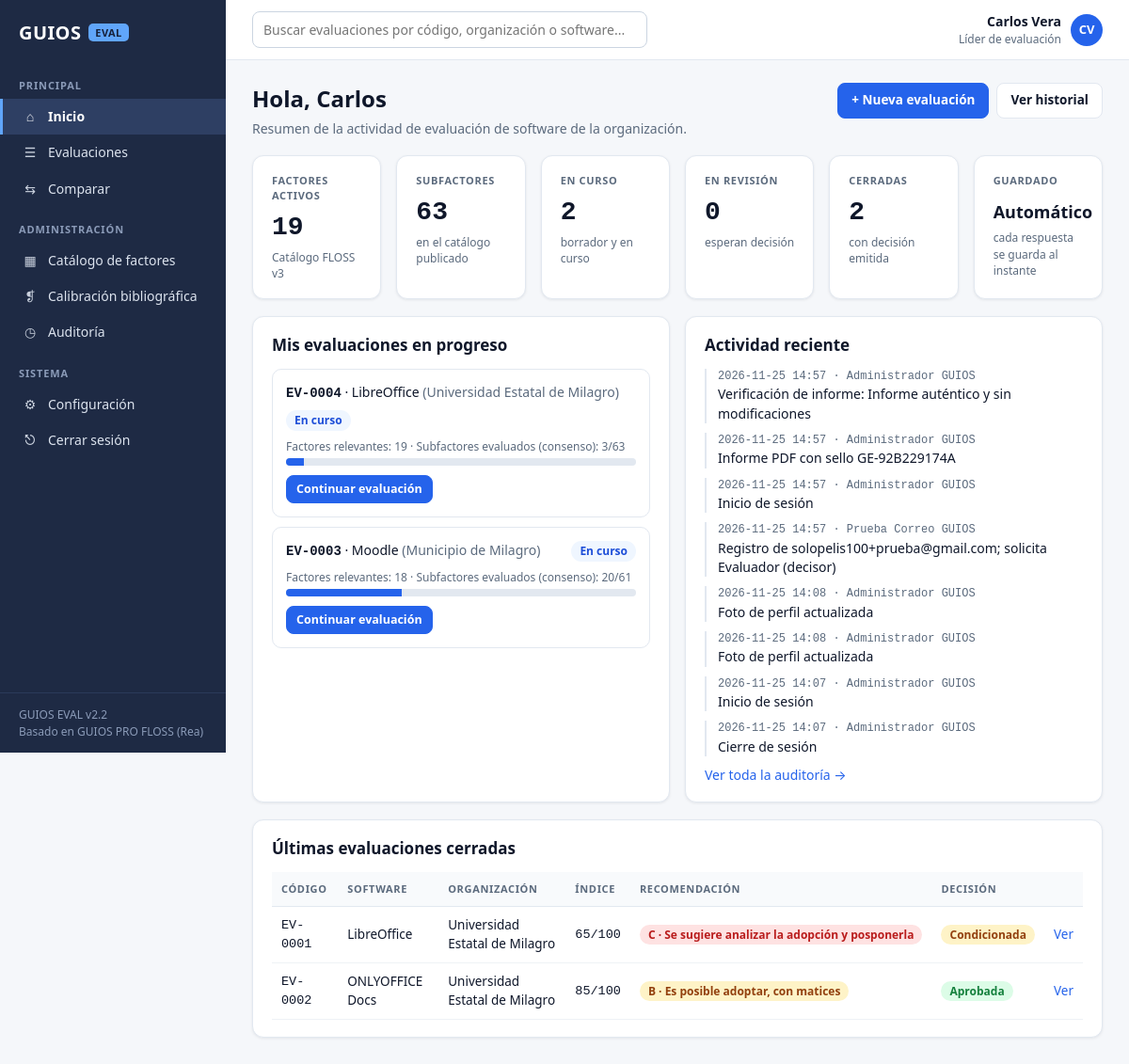
The page /panel (signed in) on the database its author committed.
### tables this page shows
CREATE TABLE usuarios (
  id INTEGER PRIMARY KEY AUTOINCREMENT,
  nombre TEXT NOT NULL,
  correo TEXT NOT NULL UNIQUE,
  clave TEXT NOT NULL,
  rol TEXT NOT NULL,
  activo INTEGER NOT NULL DEFAULT 1,
  creado TEXT NOT NULL
, foto TEXT, estado TEXT NOT NULL DEFAULT 'activo', rol_solicitado TEXT, cambiar_clave INTEGER NOT NULL DEFAULT 0, motivo_rechazo TEXT);

CREATE TABLE catalogos (
  id INTEGER PRIMARY KEY AUTOINCREMENT,
  nombre TEXT NOT NULL,
  version INTEGER NOT NULL,
  estado TEXT NOT NULL DEFAULT 'borrador',
  nota TEXT,
  creado TEXT NOT NULL,
  publicado TEXT
);

CREATE TABLE evaluaciones (
  id INTEGER PRIMARY KEY AUTOINCREMENT,
  codigo TEXT NOT NULL UNIQUE,
  org_nombre TEXT NOT NULL,
  org_ruc TEXT, org_sector TEXT, org_correo TEXT,
  sw_nombre TEXT NOT NULL,
  sw_version TEXT, sw_tipo TEXT, sw_licencia TEXT, sw_proveedor TEXT, sw_descripcion TEXT,
  catalogo_id INTEGER NOT NULL REFERENCES catalogos(id),
  snapshot TEXT NOT NULL,
  estado TEXT NOT NULL DEFAULT 'borrador',
  lider_id INTEGER NOT NULL REFERENCES usuarios(id),
  revision_de INTEGER REFERENCES evaluaciones(id),
  decision TEXT NOT NULL DEFAULT 'no_emitida',
  decision_comentario TEXT,
  decision_por INTEGER REFERENCES usuarios(id),
  decision_fecha TEXT,
  resultado TEXT,
  creado TEXT NOT NULL,
  cerrado TEXT
, resumen_ia TEXT);

CREATE TABLE auditoria (
  id INTEGER PRIMARY KEY AUTOINCREMENT,
  fecha TEXT NOT NULL,
  usuario_id INTEGER REFERENCES usuarios(id),
  evaluacion_id INTEGER,
  accion TEXT NOT NULL,
  detalle TEXT
, hash_prev TEXT, hash TEXT);

### guios/app.py (the view)
@app.route("/panel")
@login_requerido()
def panel():
    con = get_db()
    cat = con.execute("SELECT * FROM catalogos WHERE estado='publicado' ORDER BY version DESC").fetchone()
    nf = con.execute("SELECT COUNT(*) FROM factores WHERE catalogo_id=? AND activo=1", (cat["id"],)).fetchone()[0] if cat else 0
    ns = con.execute("SELECT COUNT(*) FROM subfactores s JOIN factores f ON f.id=s.factor_id "
                     "WHERE f.catalogo_id=? AND s.activo=1 AND f.activo=1", (cat["id"],)).fetchone()[0] if cat else 0
    stats = {e: con.execute("SELECT COUNT(*) FROM evaluaciones WHERE estado=?", (e,)).fetchone()[0]
             for e in ESTADOS_EVAL}
    mias = con.execute("SELECT e.* FROM evaluaciones e JOIN participantes p ON p.evaluacion_id=e.id "
                       "WHERE p.usuario_id=? AND e.estado IN ('borrador','en_curso') ORDER BY e.id DESC",
                       (g.user["id"],)).fetchall()
    progreso = []
    for ev in mias[:3]:
        r = evaluar(ev)
        total = sum(f["total_sub"] for f in r["factores"] if f["relevante"])
        hechos = sum(f["evaluados"] for f in r["factores"] if f["relevante"])
        progreso.append({"ev": ev, "relevantes": r["relevantes"], "total": total, "hechos": hechos,
                         "sin_id": r["sin_id"]})
    recientes = con.execute("SELECT a.*, u.nombre FROM auditoria a LEFT JOIN usuarios u ON u.id=a.usuario_id "
                            "ORDER BY a.id DESC LIMIT 8").fetchall()
    cerradas = con.execute("SELECT * FROM evaluaciones WHERE estado='cerrada' ORDER BY cerrado DESC LIMIT 5").fetchall()
    return render_template("panel.html", cat=cat, nf=nf, ns=ns, stats=stats, progreso=progreso,
                           recientes=recientes, cerradas=[(c, json.loads(c["resultado"] or "{}")) for c in cerradas])

### guios/app.py (called while the page is built)
def get_db():
    if "con" not in g:
        g.con = db.conectar()
    return g.con

@app.teardown_appcontext
def cerrar_db(exc):
    con = g.pop("con", None)
    if con is not None:
        con.close()

@app.before_request
def cargar_usuario():
    g.user = None
    uid = session.get("uid")
    if uid:
        g.user = get_db().execute("SELECT * FROM usuarios WHERE id=? AND activo=1", (uid,)).fetchone()
        session.permanent = True

@app.before_request
def proteger_cuenta():
    if not g.user or request.endpoint in LIBRES:
        return None
    if g.user["estado"] == "pendiente_aprobacion" and request.endpoint not in ("pendiente", "perfil_foto"):
        return redirect(url_for("pendiente"))
    if g.user["estado"] == "activo" and g.user["cambiar_clave"] and request.endpoint != "cambiar_clave":
        return redirect(url_for("cambiar_clave"))
    return None

def login_requerido(*roles):
    def deco(fn):
        @wraps(fn)
        def wrapper(*a, **kw):
            if g.user is None:
                return redirect(url_for("login", next=request.path))
            if roles and g.user["rol"] not in roles and g.user["rol"] != "admin":
                flash("Tu rol no tiene permiso para esta acción.", "error")
                return redirect(url_for("panel"))
            return fn(*a, **kw)
        return wrapper
    return deco

@app.context_processor
def globales():
    return {"ROLES": db.ROLES, "NOMBRE_ROL": dict(db.ROLES, sin_rol="Sin rol (pendiente)"),
            "ESTADOS": ESTADOS_EVAL, "DECISIONES": DECISIONES,
            "NIVELES": engine.NIVELES, "NIVELES_PS": engine.NIVELES_PS, "DIMENSIONES": DIMENSIONES}

def umbral():
    return float(db.config(get_db(), "umbral_foda", "3"))

def participantes(eid):
    return get_db().execute("SELECT u.* FROM participantes p JOIN usuarios u ON u.id=p.usuario_id "
                            "WHERE p.evaluacion_id=? ORDER BY u.nombre", (eid,)).fetchall()

def evaluar(ev):
    entrada = construir_entrada(ev)
    res = engine.calcular(entrada, umbral())
    for f_in, f_out in zip(entrada, res["factores"]):
        f_out["key"] = f_in["key"]
        f_out["descripcion"] = f_in["descripcion"]
        for k in ("ie", "il", "citas"):
            f_out[k] = f_in.get(k)
        f_out["explicacion"] = engine.explicar(f_out, umbral())
        for s_in, s_out in zip(f_in["subfactores"], f_out["subfactores"]):
            s_out["key"] = s_in["key"]
    return res

### guios/motor.py (called while the page is built)
def es_relevante(ir):
    return ir is not None and ir > 1

### guios/templates/panel.html (shortened to what this page needs)
{% extends 'base.html' %}{% block title %}Inicio{% endblock %}
{% block content %}
<div class="head">
  <div><h1>Hola, {{ g.user.nombre.split()[0] }}</h1><div class="muted">Resumen de la actividad de evaluación de software de la organización.</div></div>
  <div class="acciones">
    {% if g.user.rol in ['lider','admin'] %}<a class="btn pri" href="{{ url_for('nueva_evaluacion') }}">+ Nueva evaluación</a>{% endif %}
    <a class="btn" href="{{ url_for('evaluaciones') }}">Ver historial</a>
  </div>
</div>
<div class="grid g6">
  <div class="card metric"><div class="upper">Factores activos</div><div class="val">{{ nf }}</div><div class="small muted">{{ cat.nombre if cat else '-' }} v{{ cat.version if cat else '' }}</div></div>
  <div class="card metric"><div class="upper">Subfactores</div><div class="val">{{ ns }}</div><div class="small muted">en el catálogo publicado</div></div>
  <div class="card metric"><div class="upper">En curso</div><div class="val">{{ stats.en_curso + stats.borrador }}</div><div class="small muted">borrador y en curso</div></div>
  <div class="card metric"><div class="upper">En revisión</div><div class="val">{{ stats.en_revision }}</div><div class="small muted">esperan decisión</div></div>
  <div class="card metric"><div class="upper">Cerradas</div><div class="val">{{ stats.cerrada }}</div><div class="small muted">con decisión emitida</div></div>
  <div class="card metric"><div class="upper">Guardado</div><div class="val" style="font-size:18px;margin:12px 0 6px;font-family:inherit">Automático</div><div class="small muted">cada respuesta se guarda al instante</div></div>
</div>
<div class="grid g2">
  <div class="card">
    <h2>Mis evaluaciones en progreso</h2>
    {% for p in progreso %}
      <div style="border:1px solid var(--borde);border-radius:10px;padding:14px;margin-bottom:10px">
        <div class="acciones" style="justify-content:space-between">
          <div><b class="mono">{{ p.ev.codigo }}</b> · {{ p.ev.sw_nombre }} <span class="muted">({{ p.ev.org_nombre }})</span></div>
          <span class="chip {{ p.ev.estado }}">{{ ESTADOS[p.ev.estado] }}</span>
        </div>
        <div class="small muted" style="margin:8px 0 4px">Factores relevantes: {{ p.relevantes }} · Subfactores evaluados (consenso): {{ p.hechos }}/{{ p.total }}</div>
        <div class="bar"><i style="width:{{ (100*p.hechos/p.total)|round if p.total else 0 }}%"></i></div>
        <div style="margin-top:10px"><a class="btn sm pri" href="{{ url_for('paso2' if p.sin_id else 'paso3', eid=p.ev.id) }}">Continuar evaluación</a></div>
      </div>
    {% else %}
      <div class="empty">No tienes evaluaciones abiertas.</div>
    {% endfor %}
  </div>
  <div class="card">
    <h2>Actividad reciente</h2>
    <ul class="timeline">
    {% for a in recientes %}
      <li><div class="small muted mono">{{ a.fecha }} · {{ a.nombre or 'Sistema' }}</div><div>{{ a.detalle or a.accion }}</div></li>
    {% endfor %}
    </ul>
    {% if g.user.rol in ['admin','auditor','revisor','lider'] %}<a href="{{ url_for('auditoria') }}">Ver toda la auditoría →</a>{% endif %}
  </div>
</div>
<div class="card">
  <h2>Últimas evaluaciones cerradas</h2>
  <table class="t"><tr><th>Código</th><th>Software</th><th>Organización</th><th>Índice</th><th>Recomendación</th><th>Decisión</th><th></th></tr>
  {% for c, r in cerradas %}
    <tr><td class="mono">{{ c.codigo }}</td><td>{{ c.sw_nombre }}</td><td>{{ c.org_nombre }}</td><td class="mono">{{ r.puntaje if r.puntaje is not none else '-' }}/100</td>
      <td>{% if r.recomendacion %}<span class="chip {{ r.recomendacion }}">{{ r.recomendacion }} · {{ r.titulo }}</span>{% endif %}</td>
      <td><span class="chip {{ c.decision }}">{{ DECISIONES[c.decision] }}</span></td><td><a href="{{ url_for('paso4', eid=c.id) }}">Ver</a></td></tr>
  {% else %}<tr><td colspan="7" class="empty">Aún no hay evaluaciones cerradas.</td></tr>{% endfor %}
  </table>
</div>
{% endblock %}

### guios/templates/base.html (shortened to what this page needs)
<!doctype html>
<html lang="es">
<head>
<link rel="stylesheet" href="{{ url_for('static', filename='css/app.css') }}">
</head>
<body>
{% set ep = request.endpoint %}
<div class="shell">
  <aside class="side">
    <div class="brand">GUIOS <span class="tag">EVAL</span></div>
    <div class="nav">
      <div class="nav-grp">PRINCIPAL</div>
      <a href="{{ url_for('panel') }}" class="{{ 'on' if ep=='panel' }}"><span class="ico">⌂</span>Inicio</a>
      <a href="{{ url_for('evaluaciones') }}" class="{{ 'on' if ep in ['evaluaciones','nueva_evaluacion','paso1','paso2','paso3','paso4','participantes_view'] }}"><span class="ico">☰</span>Evaluaciones</a>
      <a href="{{ url_for('comparar') }}" class="{{ 'on' if ep=='comparar' }}"><span class="ico">⇆</span>Comparar</a>
      <div class="nav-grp">ADMINISTRACIÓN</div>
      <a href="{{ url_for('catalogo') }}" class="{{ 'on' if ep=='catalogo' }}"><span class="ico">▦</span>Catálogo de factores</a>
      <a href="{{ url_for('literatura_view') }}" class="{{ 'on' if ep=='literatura_view' }}"><span class="ico">❡</span>Calibración bibliográfica</a>
      {% if g.user.rol in ['admin','auditor','revisor','lider'] %}
      <a href="{{ url_for('auditoria') }}" class="{{ 'on' if ep=='auditoria' }}"><span class="ico">◷</span>Auditoría</a>
      {% endif %}
      <div class="nav-grp">SISTEMA</div>
      <a href="{{ url_for('configuracion') }}" class="{{ 'on' if ep=='configuracion' }}"><span class="ico">⚙</span>Configuración</a>
      <a href="{{ url_for('salir') }}"><span class="ico">⎋</span>Cerrar sesión</a>
    </div>
    <div class="bottom">GUIOS EVAL v2.2<br>Basado en GUIOS PRO FLOSS (Rea)</div>
  </aside>
  <div class="main">
    <header class="top">
      <form action="{{ url_for('evaluaciones') }}"><input type="text" name="q" placeholder="Buscar evaluaciones por código, organización o software..." aria-label="Buscar"></form>
      <div class="pill">
        <div style="text-align:right"><div style="font-weight:600">{{ g.user.nombre }}</div><div class="small muted">{{ NOMBRE_ROL[g.user.rol] }}</div></div>
        {% if g.user.foto %}<img class="avatar foto" src="{{ url_for('foto_usuario', uid=g.user.id) }}?v={{ g.user.foto }}" alt="Foto de perfil">
        {% else %}<div class="avatar">{{ g.user.nombre.split()[0][0] }}{{ g.user.nombre.split()[-1][0] }}</div>{% endif %}
      </div>
    </header>
    <main class="content">
      {% block content %}{% endblock %}
    </main>
  </div>
</div>
</body>
</html>

### rows shown on the page
usuarios: user.nombre "Carlos Vera", rol "Líder de evaluación", user.nombre "C", user.nombre "V", user.nombre "Carlos"
catalogos: nombre "Catálogo FLOSS", version "3"
evaluaciones: ev.codigo "EV-0004", ev.sw_nombre "LibreOffice", ev.org_nombre "Universidad Estatal de Milagro", estado "En curso"
evaluaciones: ev.codigo "EV-0003", ev.sw_nombre "Moodle", ev.org_nombre "Municipio de Milagro", estado "En curso"
auditoria: fecha "2026-11-25 14:57", nombre "Administrador GUIOS", detalle "Verificación de informe: Informe auténtico y sin modificaciones"
auditoria: fecha "2026-11-25 14:57", nombre "Administrador GUIOS", detalle "Informe PDF con sello GE-92B229174A"
auditoria: fecha "2026-11-25 14:57", nombre "Administrador GUIOS", detalle "Inicio de sesión"
auditoria: fecha "2026-11-25 14:57", nombre "Prueba Correo GUIOS", detalle "Registro de solopelis100+prueba@gmail.com; solicita Evaluador (decisor)"
auditoria: fecha "2026-11-25 14:08", nombre "Administrador GUIOS", detalle "Foto de perfil actualizada"
auditoria: fecha "2026-11-25 14:08", nombre "Administrador GUIOS", detalle "Foto de perfil actualizada"
auditoria: fecha "2026-11-25 14:07", nombre "Administrador GUIOS", detalle "Inicio de sesión"
auditoria: fecha "2026-11-25 14:07", nombre "Administrador GUIOS", detalle "Cierre de sesión"
evaluaciones: codigo "EV-0001", sw_nombre "LibreOffice", org_nombre "Universidad Estatal de Milagro", puntaje "65", recomendacion "C", titulo "Se sugiere analizar la adopción y posponerla", decision "Condicionada"
evaluaciones: codigo "EV-0002", sw_nombre "ONLYOFFICE Docs", org_nombre "Universidad Estatal de Milagro", puntaje "85", recomendacion "B", titulo "Es posible adoptar, con matices", decision "Aprobada"

### other values the page prints
{{ nf }} "19"
{{ ns }} "63"
{{ stats.en_curso + stats.borrador }} "2"
{{ stats.en_revision }} "0"
{{ stats.cerrada }} "2"
{{ p.relevantes }} "19" "18"
{{ p.hechos }} "3" "20"
{{ p.total }} "63" "61"
